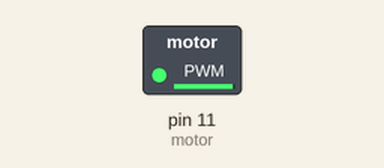
Recording of a sketch running on a simulated Arduino Uno, built with avr-gcc and run on an emulated ATmega328P. Parts: switched loads named in the sketch (green lamp = pin HIGH).

Above: at 0.1 s.
Timing chart, 0 to 1.6 s (numbered marks = the images above):
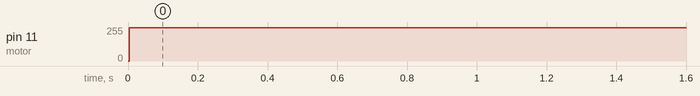

The sketch:

touch_sensor_test.ino
```cpp
//int sensor_1 = A0;
//int led = 9;
int motor = 11;
//float touchVolt;
//int ledOut;
//int motorOut;

void setup() {
  TCCR2B = TCCR2B & 0b11111000 | 0x06;
  Serial.begin(115200);
  pinMode(11, OUTPUT);
  //digitalWrite(sensor_1, HIGH); // enable pull-ups
}

void loop() {
  //touchVolt = analogRead(sensor_1);
  //ledOut = touchVolt / 4;
  //motorOut = touchVolt / 8;
  //analogWrite(led, ledOut);
  analogWrite(motor, 250);
}
```

Measured:
- by itself, pin 11 (motor): 0/255 → 250/255 at 0.00 s
